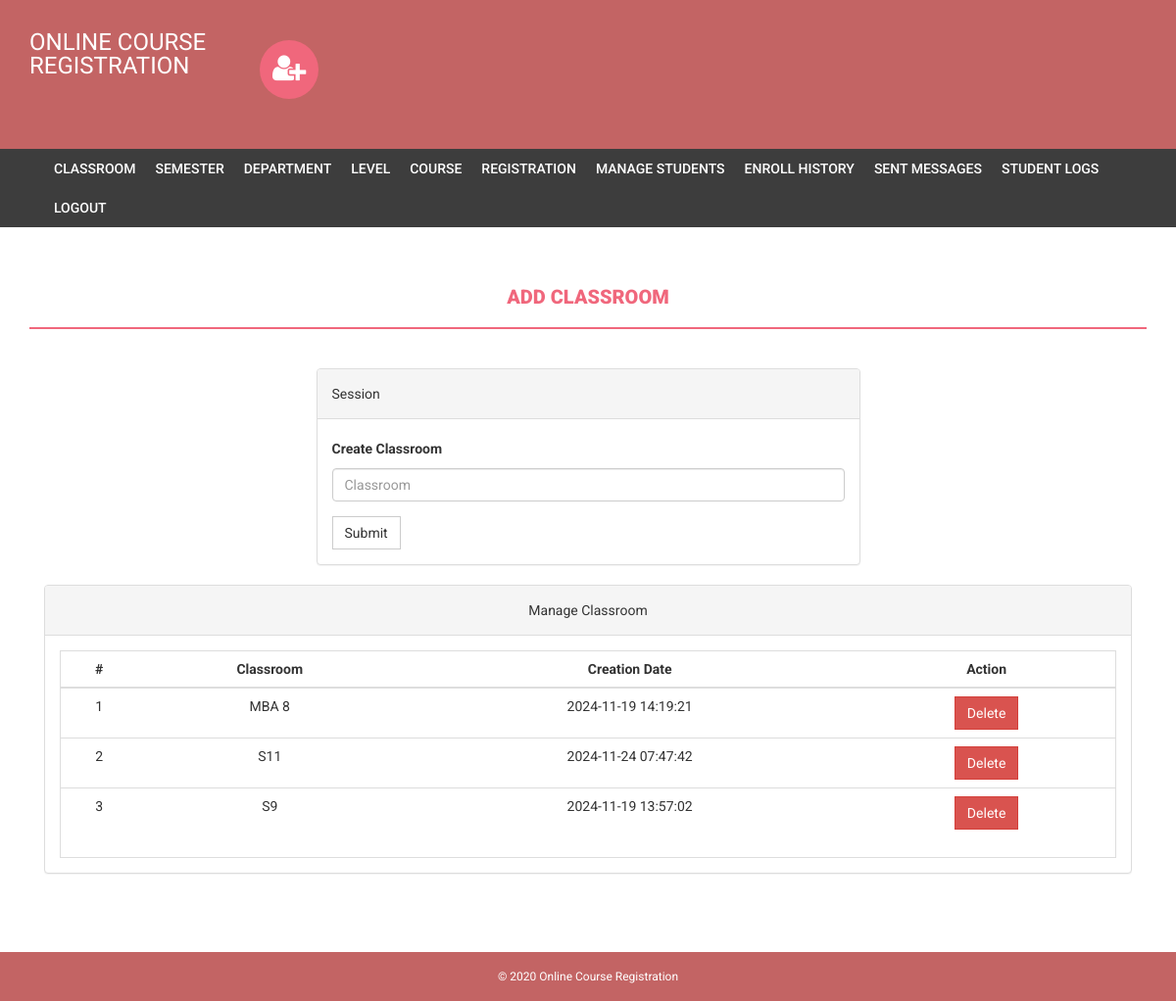
Page /admin/classroom.php (signed in) on the committed database.
### tables this page shows
CREATE TABLE `classroom` (
  `id` int(11) NOT NULL,
  `classroom` varchar(255) NOT NULL,
  `creationDate` timestamp NOT NULL DEFAULT current_timestamp()
);

### admin/classroom.php (the view, shortened to what this page needs)
<?php
if(strlen($_SESSION['alogin'])==0)
    {
header('location:index.php');
}
else{
?>
<!DOCTYPE html>
<html xmlns="http://www.w3.org/1999/xhtml">
<head>
    <link href="assets/css/bootstrap.css" rel="stylesheet" />
    <link href="assets/css/font-awesome.css" rel="stylesheet" />
    <link href="assets/css/style.css" rel="stylesheet" />
</head>
<body>
<?php include('includes/header.php');?>
<?php if($_SESSION['alogin']!="")
{
 include('includes/menubar.php');
}
 ?>
    <div class="content-wrapper">
        <div class="container">
              <div class="row">
                    <div class="col-md-12">
                        <h1 class="page-head-line">Add classroom  </h1>
                    </div>
                </div>
                <div class="row" >
                  <div class="col-md-3"></div>
                    <div class="col-md-6">
                        <div class="panel panel-default">
                        <div class="panel-heading">
                           Session
                        </div>
                        <div class="panel-body">
                       <form name="classroom" method="post">
   <div class="form-group">
    <label for="session">Create Classroom </label>
    <input type="text" class="form-control" id="classroom" name="classroom" placeholder="Classroom" />
  </div>
 <button type="submit" name="submit" class="btn btn-default">Submit</button>
</form>
                            </div>
                            </div>
                    </div>
                </div>
                <div class="col-md-12">
                    <div class="panel panel-default">
                        <div class="panel-heading">
                            Manage Classroom
                        </div>
                        <div class="panel-body">
                            <div class="table-responsive table-bordered">
                                <table class="table">
                                    <thead>
                                        <tr>
                                            <th>#</th>
                                            <th>Classroom</th>
                                            <th>Creation Date</th>
                                            <th>Action</th>
                                        </tr>
                                    </thead>
                                    <tbody>
<?php
$sql=mysqli_query($bd, "select * from classroom");
$cnt=1;
while($row=mysqli_fetch_array($sql))
{
?>
                                        <tr>
                                            <td><?php echo $cnt;?></td>
                                            <td><?php echo htmlentities($row['classroom']);?></td>
                                            <td><?php echo htmlentities($row['creationDate']);?></td>
                                            <td>
  <a href="classroom.php?id=<?php echo $row['id']?>&del=delete" onClick="return confirm('Are you sure you want to delete?')">
                                            <button class="btn btn-danger">Delete</button>
</a>
                                            </td>
                                        </tr>
<?php
$cnt++;
} ?>
                                    </tbody>
                                </table>
                            </div>
                        </div>
                    </div>
                </div>
            </div>
        </div>
  <?php include('includes/footer.php');?>
</body>
</html>
<?php } ?>

### admin/assets/css/style.css (style rules this page uses)
body { font-family: 'Roboto', sans-serif; line-height: 30px; }
.content-wrapper { margin-top: 40px; min-height: 600px; padding-bottom: 60px; }
.page-head-line { font-weight: 900; padding-bottom: 20px; border-bottom: 2px solid #F0677C; text-transform: uppercase; color: #F0677C; font-size: 20px; margin-bottom: 40px; }
.btn { border-radius: 0px; -webkit-border-radius: 0px; -moz-border-radius: 0px; }

### admin/classroom.php (style rules this page uses)
.table td, .table th { vertical-align: middle; text-align: center; }

### admin/includes/footer.php (style rules this page uses)
.col-md-12 { text-align: center; }

### rows in the picture
classroom: classroom "MBA 8", creationDate "2024-11-19 14:19:21"
classroom: classroom "S11", creationDate "2024-11-24 07:47:42"
classroom: classroom "S9", creationDate "2024-11-19 13:57:02"
